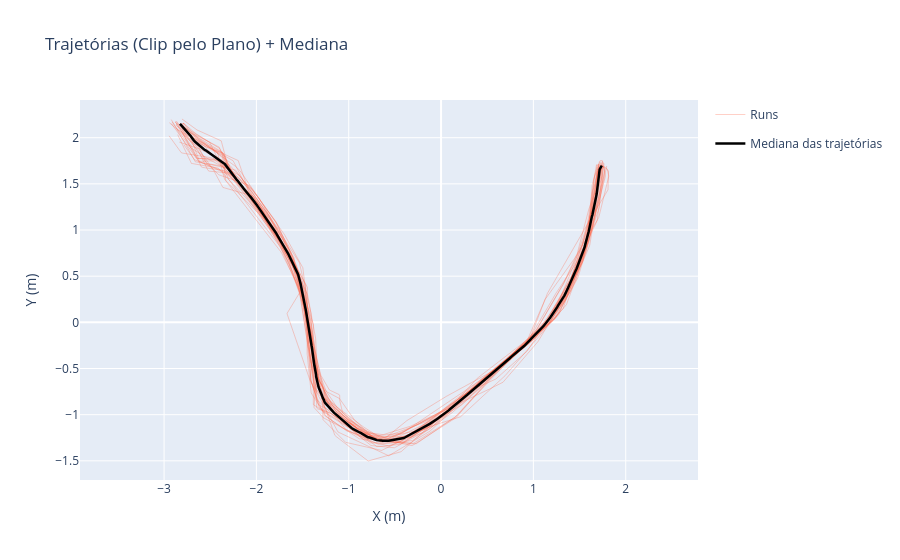

Notebook code cell kept with this figure:
### Markdown cell above
**Trajetórias 2 câmeras (clip) — todas as runs** com mediana calculada.

### Code cell
fig = go.Figure()

for i, (rx, ry) in enumerate(p for p in paths_clipped_2cam if p is not None):
    fig.add_trace(go.Scatter(
        x=rx, y=ry,
        mode='lines', name='Runs',
        line=dict(color='tomato', width=1),
        opacity=0.3,
        legendgroup='runs', showlegend=(i == 0)
    ))

fig.add_trace(go.Scatter(
    x=median_path_x_2cam, y=median_path_y_2cam,
    mode='lines', name='Mediana das trajetórias',
    line=dict(color='black', width=2.5)
))

fig.update_layout(
    title='Trajetórias (Clip pelo Plano) + Mediana',
    xaxis_title='X (m)', yaxis_title='Y (m)',
    yaxis_scaleanchor='x', hovermode='closest'
)
fig.show()

### Figure 1 — Plotly figure (JSON) as saved in the notebook; plotly's stock layout.template omitted (floating-point values rounded to 4 significant figures; data arrays with more than 128 entries replaced by an {"elided": "..."} marker saying what was removed)
{"data": [{"legendgroup": "runs", "line": {"color": "tomato", "width": 1}, "mode": "lines", "name": "Runs", "opacity": 0.3, "showlegend": true, "type": "scatter", "x": {"elided": "500 float values"}, "y": {"elided": "500 float values"}}, {"legendgroup": "runs", "line": {"color": "tomato", "width": 1}, "mode": "lines", "name": "Runs", "opacity": 0.3, "showlegend": false, "type": "scatter", "x": {"elided": "500 float values"}, "y": {"elided": "500 float values"}}, {"legendgroup": "runs", "line": {"color": "tomato", "width": 1}, "mode": "lines", "name": "Runs", "opacity": 0.3, "showlegend": false, "type": "scatter", "x": {"elided": "500 float values"}, "y": {"elided": "500 float values"}}, {"legendgroup": "runs", "line": {"color": "tomato", "width": 1}, "mode": "lines", "name": "Runs", "opacity": 0.3, "showlegend": false, "type": "scatter", "x": {"elided": "500 float values"}, "y": {"elided": "500 float values"}}, {"legendgroup": "runs", "line": {"color": "tomato", "width": 1}, "mode": "lines", "name": "Runs", "opacity": 0.3, "showlegend": false, "type": "scatter", "x": {"elided": "500 float values"}, "y": {"elided": "500 float values"}}, {"legendgroup": "runs", "line": {"color": "tomato", "width": 1}, "mode": "lines", "name": "Runs", "opacity": 0.3, "showlegend": false, "type": "scatter", "x": {"elided": "500 float values"}, "y": {"elided": "500 float values"}}, {"legendgroup": "runs", "line": {"color": "tomato", "width": 1}, "mode": "lines", "name": "Runs", "opacity": 0.3, "showlegend": false, "type": "scatter", "x": {"elided": "500 float values"}, "y": {"elided": "500 float values"}}, {"legendgroup": "runs", "line": {"color": "tomato", "width": 1}, "mode": "lines", "name": "Runs", "opacity": 0.3, "showlegend": false, "type": "scatter", "x": {"elided": "500 float values"}, "y": {"elided": "500 float values"}}, {"legendgroup": "runs", "line": {"color": "tomato", "width": 1}, "mode": "lines", "name": "Runs", "opacity": 0.3, "showlegend": false, "type": "scatter", "x": {"elided": "500 float values"}, "y": {"elided": "500 float values"}}, {"legendgroup": "runs", "line": {"color": "tomato", "width": 1}, "mode": "lines", "name": "Runs", "opacity": 0.3, "showlegend": false, "type": "scatter", "x": {"elided": "500 float values"}, "y": {"elided": "500 float values"}}, {"legendgroup": "runs", "line": {"color": "tomato", "width": 1}, "mode": "lines", "name": "Runs", "opacity": 0.3, "showlegend": false, "type": "scatter", "x": {"elided": "500 float values"}, "y": {"elided": "500 float values"}}, {"legendgroup": "runs", "line": {"color": "tomato", "width": 1}, "mode": "lines", "name": "Runs", "opacity": 0.3, "showlegend": false, "type": "scatter", "x": {"elided": "500 float values"}, "y": {"elided": "500 float values"}}, {"legendgroup": "runs", "line": {"color": "tomato", "width": 1}, "mode": "lines", "name": "Runs", "opacity": 0.3, "showlegend": false, "type": "scatter", "x": {"elided": "500 float values"}, "y": {"elided": "500 float values"}}, {"legendgroup": "runs", "line": {"color": "tomato", "width": 1}, "mode": "lines", "name": "Runs", "opacity": 0.3, "showlegend": false, "type": "scatter", "x": {"elided": "500 float values"}, "y": {"elided": "500 float values"}}, {"legendgroup": "runs", "line": {"color": "tomato", "width": 1}, "mode": "lines", "name": "Runs", "opacity": 0.3, "showlegend": false, "type": "scatter", "x": {"elided": "500 float values"}, "y": {"elided": "500 float values"}}, {"legendgroup": "runs", "line": {"color": "tomato", "width": 1}, "mode": "lines", "name": "Runs", "opacity": 0.3, "showlegend": false, "type": "scatter", "x": {"elided": "500 float values"}, "y": {"elided": "500 float values"}}, {"legendgroup": "runs", "line": {"color": "tomato", "width": 1}, "mode": "lines", "name": "Runs", "opacity": 0.3, "showlegend": false, "type": "scatter", "x": {"elided": "500 float values"}, "y": {"elided": "500 float values"}}, {"legendgroup": "runs", "line": {"color": "tomato", "width": 1}, "mode": "lines", "name": "Runs", "opacity": 0.3, "showlegend": false, "type": "scatter", "x": {"elided": "500 float values"}, "y": {"elided": "500 float values"}}, {"legendgroup": "runs", "line": {"color": "tomato", "width": 1}, "mode": "lines", "name": "Runs", "opacity": 0.3, "showlegend": false, "type": "scatter", "x": {"elided": "500 float values"}, "y": {"elided": "500 float values"}}, {"legendgroup": "runs", "line": {"color": "tomato", "width": 1}, "mode": "lines", "name": "Runs", "opacity": 0.3, "showlegend": false, "type": "scatter", "x": {"elided": "500 float values"}, "y": {"elided": "500 float values"}}, {"legendgroup": "runs", "line": {"color": "tomato", "width": 1}, "mode": "lines", "name": "Runs", "opacity": 0.3, "showlegend": false, "type": "scatter", "x": {"elided": "500 float values"}, "y": {"elided": "500 float values"}}, {"legendgroup": "runs", "line": {"color": "tomato", "width": 1}, "mode": "lines", "name": "Runs", "opacity": 0.3, "showlegend": false, "type": "scatter", "x": {"elided": "500 float values"}, "y": {"elided": "500 float values"}}, {"legendgroup": "runs", "line": {"color": "tomato", "width": 1}, "mode": "lines", "name": "Runs", "opacity": 0.3, "showlegend": false, "type": "scatter", "x": {"elided": "500 float values"}, "y": {"elided": "500 float values"}}, {"legendgroup": "runs", "line": {"color": "tomato", "width": 1}, "mode": "lines", "name": "Runs", "opacity": 0.3, "showlegend": false, "type": "scatter", "x": {"elided": "500 float values"}, "y": {"elided": "500 float values"}}, {"legendgroup": "runs", "line": {"color": "tomato", "width": 1}, "mode": "lines", "name": "Runs", "opacity": 0.3, "showlegend": false, "type": "scatter", "x": {"elided": "500 float values"}, "y": {"elided": "500 float values"}}, {"legendgroup": "runs", "line": {"color": "tomato", "width": 1}, "mode": "lines", "name": "Runs", "opacity": 0.3, "showlegend": false, "type": "scatter", "x": {"elided": "500 float values"}, "y": {"elided": "500 float values"}}, {"legendgroup": "runs", "line": {"color": "tomato", "width": 1}, "mode": "lines", "name": "Runs", "opacity": 0.3, "showlegend": false, "type": "scatter", "x": {"elided": "500 float values"}, "y": {"elided": "500 float values"}}, {"legendgroup": "runs", "line": {"color": "tomato", "width": 1}, "mode": "lines", "name": "Runs", "opacity": 0.3, "showlegend": false, "type": "scatter", "x": {"elided": "500 float values"}, "y": {"elided": "500 float values"}}, {"legendgroup": "runs", "line": {"color": "tomato", "width": 1}, "mode": "lines", "name": "Runs", "opacity": 0.3, "showlegend": false, "type": "scatter", "x": {"elided": "500 float values"}, "y": {"elided": "500 float values"}}, {"legendgroup": "runs", "line": {"color": "tomato", "width": 1}, "mode": "lines", "name": "Runs", "opacity": 0.3, "showlegend": false, "type": "scatter", "x": {"elided": "500 float values"}, "y": {"elided": "500 float values"}}, {"line": {"color": "black", "width": 2.5}, "mode": "lines", "name": "Mediana das trajetórias", "type": "scatter", "x": {"elided": "500 float values"}, "y": {"elided": "500 float values"}}], "layout": {"hovermode": "closest", "title": {"text": "Trajetórias (Clip pelo Plano) + Mediana"}, "xaxis": {"title": {"text": "X (m)"}}, "yaxis": {"scaleanchor": "x", "title": {"text": "Y (m)"}}}}
